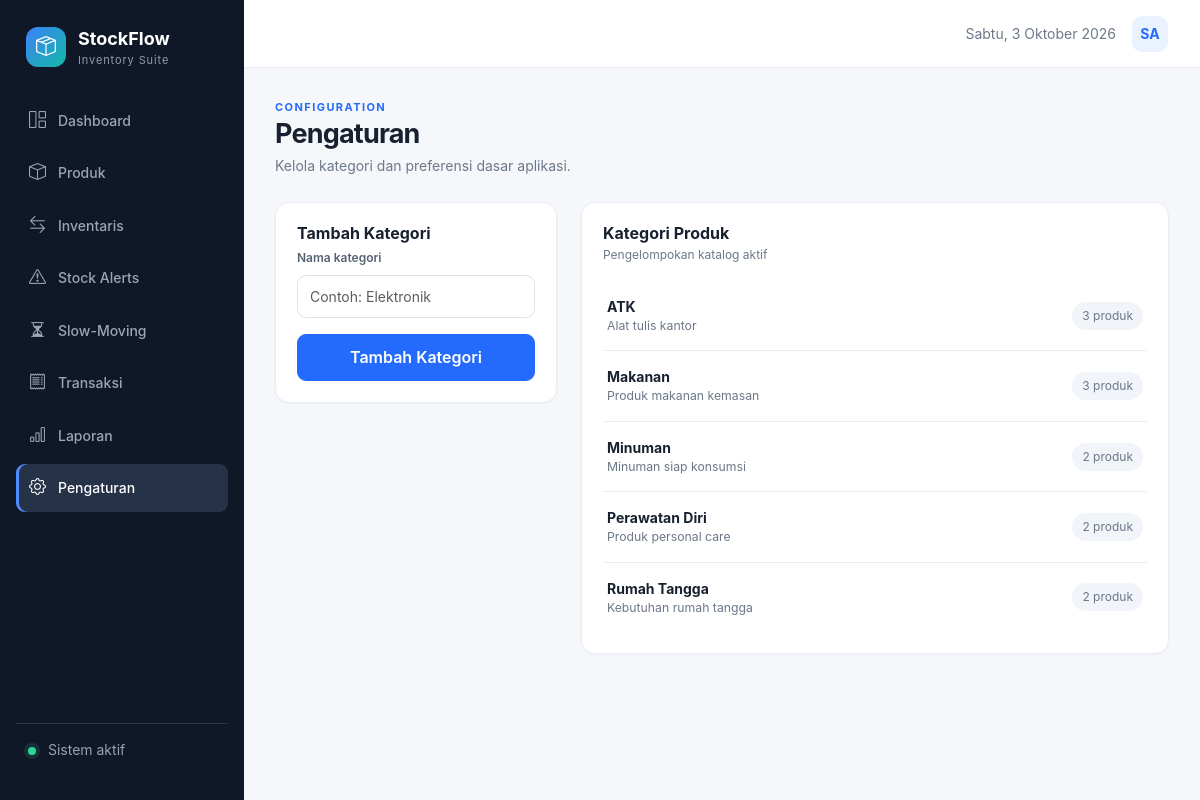
The page /settings on the database its author committed.
### tables this page shows
CREATE TABLE categories (
    id INTEGER PRIMARY KEY AUTOINCREMENT,
    name TEXT NOT NULL UNIQUE,
    description TEXT DEFAULT ''
);

### inventory/routes.py (the view, shortened to what this page needs)
@bp.route("/settings", methods=("GET", "POST"))
def settings():
    database = get_db()
    categories = database.execute(
        """
        SELECT c.*, COUNT(p.id) AS product_count FROM categories c
        LEFT JOIN products p ON p.category_id = c.id AND p.active = 1
        GROUP BY c.id ORDER BY c.name
        """
    ).fetchall()
    return render_template("settings.html", categories=categories)

### inventory/db.py (called while the page is built)
def get_db():
    if "db" not in g:
        g.db = sqlite3.connect(current_app.config["DATABASE"])
        g.db.row_factory = sqlite3.Row
        g.db.execute("PRAGMA foreign_keys = ON")
    return g.db

### inventory/routes.py (called while the page is built)
@bp.app_context_processor
def template_helpers():
    return {"stock_status": stock_status}

### inventory/templates/settings.html
{% extends 'base.html' %}{% block title %}Pengaturan{% endblock %}
{% block content %}<div class="page-heading"><div><p class="eyebrow">CONFIGURATION</p><h1>Pengaturan</h1><p>Kelola kategori dan preferensi dasar aplikasi.</p></div></div>
<div class="row g-4"><div class="col-xl-4"><section class="panel form-panel"><h2>Tambah Kategori</h2><form method="post"><label class="form-label">Nama kategori</label><input class="form-control mb-3" name="name" required placeholder="Contoh: Elektronik"><button class="btn btn-primary w-100">Tambah Kategori</button></form></section></div><div class="col-xl-8"><section class="panel"><div class="panel-head"><div><h2>Kategori Produk</h2><p>Pengelompokan katalog aktif</p></div></div><div class="list-group list-group-flush">{% for c in categories %}<div class="setting-row"><div><strong>{{ c.name }}</strong><small>{{ c.description or 'Tanpa deskripsi' }}</small></div><span>{{ c.product_count }} produk</span></div>{% endfor %}</div></section></div></div>{% endblock %}

### inventory/static/css/app.css (style rules this page uses)
:root { --ink:#18212f;--muted:#6d7889;--line:#e8edf3;--bg:#f5f7fa;--primary:#246bfd;--nav:#101828;--teal:#12a594;--warning:#f59e0b;--danger:#e5484d }
* { box-sizing:border-box }
body { margin:0;background:var(--bg);color:var(--ink);font-family:Inter,"Segoe UI",Roboto,Helvetica,Arial,sans-serif;font-size:14px }
.page-heading { display:flex;justify-content:space-between;align-items:center;gap:20px;margin-bottom:26px }
.page-heading h1 { font-size:27px;letter-spacing:-.03em;margin:2px 0 5px;font-weight:700 }
.page-heading p { margin:0;color:var(--muted) }
.eyebrow { font-size:11px!important;color:var(--primary)!important;font-weight:700;letter-spacing:.13em }
.btn { border-radius:9px;font-weight:600;padding:.65rem 1rem }
.btn-primary { background:var(--primary);border-color:var(--primary) }
.metric-card,.panel,.mini-stat { background:#fff;border:1px solid var(--line);border-radius:14px;box-shadow:0 1px 2px #18212f08 }
.panel { padding:21px }
.panel-head { display:flex;align-items:start;justify-content:space-between;margin-bottom:17px }
.panel-head h2,.form-panel h2 { font-size:16px;font-weight:700;margin:0 0 3px }
.panel-head p { font-size:12px;color:var(--muted);margin:0 }
.form-control,.form-select { border-radius:9px;border-color:#dce2e9;padding:.62rem .75rem;font-size:14px }
.form-label { font-size:12px;font-weight:600;color:#566173 }
.setting-row { display:flex;justify-content:space-between;align-items:center;padding:15px 4px;border-bottom:1px solid var(--line) }
.setting-row:last-child { border:0 }
.setting-row strong,.setting-row small { display:block }
.setting-row small { color:var(--muted) }
.setting-row>span { background:#f1f4f8;border-radius:20px;padding:5px 10px;color:var(--muted);font-size:12px }

### rows shown on the page
categories: name "ATK", description "Alat tulis kantor", product_count "3"
categories: name "Makanan", description "Produk makanan kemasan", product_count "3"
categories: name "Minuman", description "Minuman siap konsumsi", product_count "2"
categories: name "Perawatan Diri", description "Produk personal care", product_count "2"
categories: name "Rumah Tangga", description "Kebutuhan rumah tangga", product_count "2"
